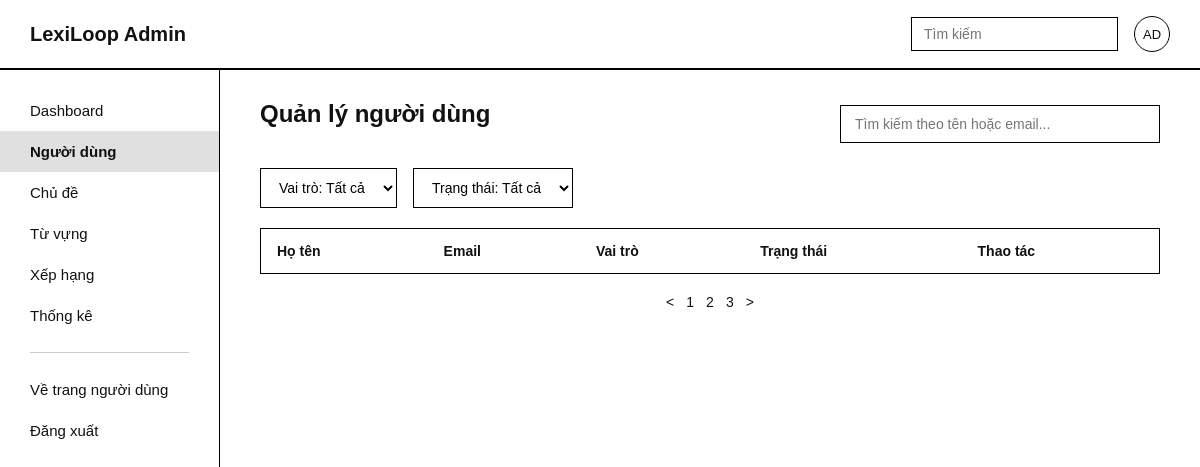
The page /pages/admin/D_Quanlynguoidung.php on the database as committed earlier.
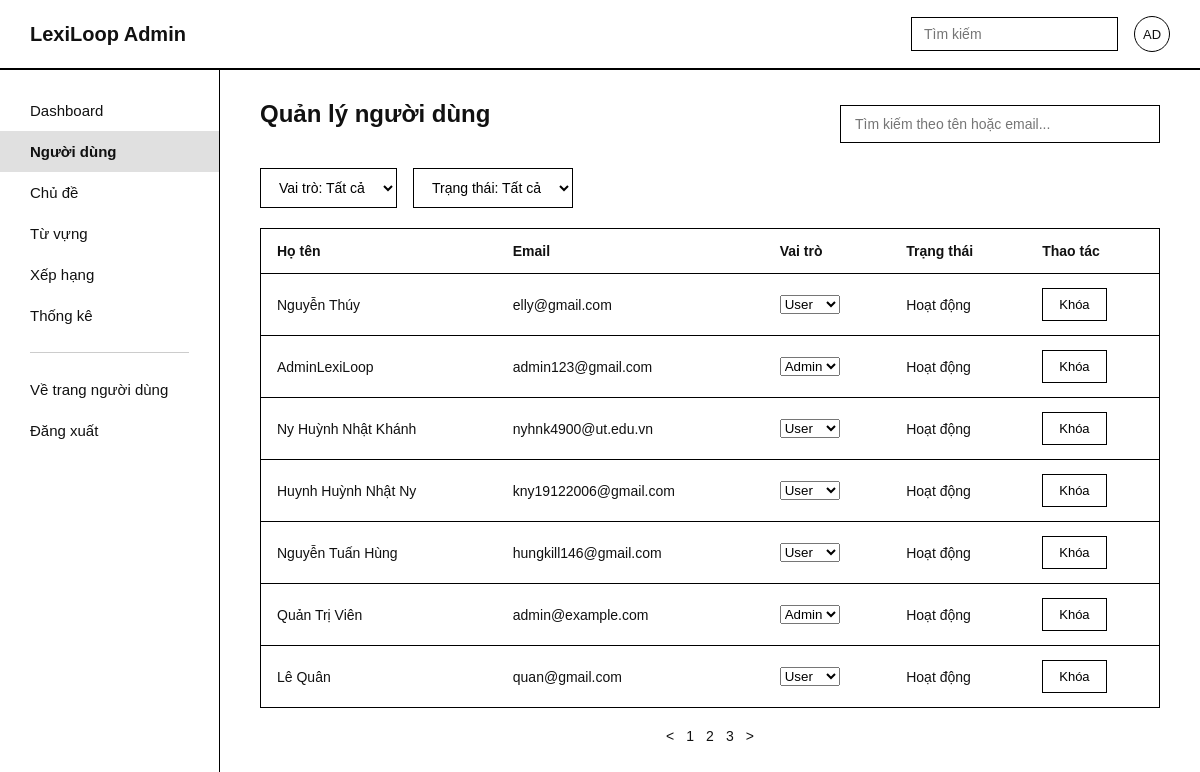
The same page on the database as committed later.
### tables this page shows
CREATE TABLE `Users` (
  `userID` int NOT NULL,
  `email` varchar(50) NOT NULL,
  `password_hash` varchar(300) NOT NULL,
  `full_name` varchar(100) DEFAULT NULL,
  `avatar_url` varchar(250) DEFAULT NULL,
  `role` enum('user','admin') DEFAULT 'user',
  `status` enum('active','locked') DEFAULT 'active',
  `created_at` datetime DEFAULT CURRENT_TIMESTAMP,
  `update_at` datetime DEFAULT CURRENT_TIMESTAMP ON UPDATE CURRENT_TIMESTAMP,
  `daily_reminder_enabled` tinyint DEFAULT '1',
  `reminder_time` time DEFAULT '20:00:00',
  `daily_target_words` int DEFAULT '20',
  `level` int DEFAULT '0'
);

### pages/admin/D_Quanlynguoidung.php (the view, shortened to what this page needs)
<?php
require_once($_SERVER['DOCUMENT_ROOT'] . "/Connect.php");
$sqlDanhSach = "SELECT userID, full_name, email, role, status FROM Users ORDER BY created_at DESC";
$ketQuaDanhSach = mysqli_query($link, $sqlDanhSach);
?>
<!doctype html>
<html lang="vi">
  <head>
    <link
      rel="stylesheet"
      type="text/css"
      href="../../CSS/D_Quanlynguoidung.css"
    />
  </head>
  <body>
    <div class="D_Quanlynguoidung_Wrapper">
      <header class="D_Quanlynguoidung_Topbar">
        <div class="D_Quanlynguoidung_Logo">LexiLoop Admin</div>
        <div class="D_Quanlynguoidung_TopbarPhai">
          <input
            type="text"
            class="D_Quanlynguoidung_TimKiem"
            placeholder="Tìm kiếm"
          />
          <div class="D_Quanlynguoidung_Avatar">AD</div>
        </div>
      </header>
      <div class="D_Quanlynguoidung_Body">
        <nav class="D_Quanlynguoidung_Sidebar">
          <a href="D_Dashboard_admin.php" class="D_Quanlynguoidung_MucMenu"
            >Dashboard</a
          >
          <a
            href="D_Quanlynguoidung.php"
            class="D_Quanlynguoidung_MucMenu D_Quanlynguoidung_DangChon"
            >Người dùng</a
          >
          <a href="D_Quanlychude.php" class="D_Quanlynguoidung_MucMenu"
            >Chủ đề</a
          >
          <a href="D_Quanlytuvung.php" class="D_Quanlynguoidung_MucMenu"
            >Từ vựng</a
          >
          <a href="D_Xephang.php" class="D_Quanlynguoidung_MucMenu"
            >Xếp hạng</a
          >
          <a href="D_Thongkehethong.php" class="D_Quanlynguoidung_MucMenu"
            >Thống kê</a
          >
          <hr class="D_Quanlynguoidung_GachNgang" />
          <a href="../user/C_Dashboard_user.php" class="D_Quanlynguoidung_MucMenu"
            >Về trang người dùng</a
          >
          <a href="../auth/A_DangXuat.php" class="D_Quanlynguoidung_MucMenu"
            >Đăng xuất</a
          >
        </nav>
        <main class="D_Quanlynguoidung_NoiDung">
          <div class="D_Quanlynguoidung_HangTieuDe">
            <h1 class="D_Quanlynguoidung_TieuDe">Quản lý người dùng</h1>
            <input
              type="text"
              id="D_Quanlynguoidung_OTimKiem"
              class="D_Quanlynguoidung_OTimKiem"
              placeholder="Tìm kiếm theo tên hoặc email..."
            />
          </div>
          <div class="D_Quanlynguoidung_HangLoc">
            <select
              id="D_Quanlynguoidung_LocVaiTro"
              class="D_Quanlynguoidung_Loc"
            >
              <option value="tat_ca">Vai trò: Tất cả</option>
            </select>
            <select
              id="D_Quanlynguoidung_LocTrangThai"
              class="D_Quanlynguoidung_Loc"
            >
              <option value="tat_ca">Trạng thái: Tất cả</option>
            </select>
          </div>
          <table class="D_Quanlynguoidung_Bang">
            <thead>
              <tr>
                <th>Họ tên</th>
                <th>Email</th>
                <th>Vai trò</th>
                <th>Trạng thái</th>
                <th>Thao tác</th>
              </tr>
            </thead>
            <tbody id="D_Quanlynguoidung_ThanBang">
              <?php while ($hang = mysqli_fetch_assoc($ketQuaDanhSach)):
                  $trangThaiData = $hang["status"] === "active" ? "hoat_dong" : "da_khoa";
                  $trangThaiHienThi = $hang["status"] === "active" ? "Hoạt động" : "Đã khóa";
                  $textNut = $hang["status"] === "active" ? "Khóa" : "Mở khóa";
              ?>
                <tr data-vaitro="<?php echo htmlspecialchars($hang["role"]); ?>" data-trangthai="<?php echo $trangThaiData; ?>">
                  <td><?php echo htmlspecialchars($hang["full_name"] ?? ""); ?></td>
                  <td><?php echo htmlspecialchars($hang["email"]); ?></td>
                  <td>
                    <form method="post" action="D_Quanlynguoidung.php" style="display:inline">
                      <select name="vaitro" onchange="this.form.submit()">
                        <option value="user" <?php echo $hang["role"] === "user" ? "selected" : ""; ?>>User</option>
                        <option value="admin" <?php echo $hang["role"] === "admin" ? "selected" : ""; ?>>Admin</option>
                      </select>
                    </form>
                  </td>
                  <td class="D_Quanlynguoidung_OTrangThai"><?php echo $trangThaiHienThi; ?></td>
                  <td>
                    <form method="post" action="D_Quanlynguoidung.php" style="display:inline">
                      <button class="D_Quanlynguoidung_NutKhoa" type="submit">
                        <?php echo $textNut; ?>
                      </button>
                    </form>
                  </td>
                </tr>
              <?php endwhile; ?>
            </tbody>
          </table>
          <div class="D_Quanlynguoidung_PhanTrang">
            <span>&lt;</span> <span>1</span> <span>2</span> <span>3</span>
            <span>&gt;</span>
          </div>
        </main>
      </div>
    </div>
  </body>
</html>

### CSS/D_Quanlynguoidung.css (style rules this page uses)
* { box-sizing: border-box; margin: 0; padding: 0; }
body { font-family: Arial, Helvetica, sans-serif; color: #111111; background-color: #ffffff; }
.D_Quanlynguoidung_Wrapper { min-height: 100vh; }
.D_Quanlynguoidung_Topbar { display: flex; align-items: center; justify-content: space-between; padding: 16px 30px; border-bottom: 2px solid #000000; }
.D_Quanlynguoidung_Logo { font-size: 20px; font-weight: bold; }
.D_Quanlynguoidung_TopbarPhai { display: flex; align-items: center; gap: 16px; }
.D_Quanlynguoidung_TimKiem { padding: 8px 12px; border: 1px solid #000000; font-size: 14px; }
.D_Quanlynguoidung_Avatar { width: 36px; height: 36px; border-radius: 50%; border: 1px solid #000000; display: flex; align-items: center; justify-content: center; font-size: 13px; }
.D_Quanlynguoidung_Body { display: flex; }
.D_Quanlynguoidung_Sidebar { width: 220px; border-right: 1px solid #000000; min-height: calc(100vh - 69px); padding: 20px 0; display: flex; flex-direction: column; }
.D_Quanlynguoidung_MucMenu { display: block; padding: 12px 30px; color: #111111; text-decoration: none; font-size: 15px; }
.D_Quanlynguoidung_DangChon { background-color: #e0e0e0; font-weight: bold; }
.D_Quanlynguoidung_GachNgang { border: none; border-top: 1px solid #cccccc; margin: 16px 30px; }
.D_Quanlynguoidung_NoiDung { flex: 1; padding: 30px 40px; }
.D_Quanlynguoidung_TieuDe { font-size: 24px; margin-bottom: 20px; }
.D_Quanlynguoidung_HangTieuDe { display: flex; align-items: center; justify-content: space-between; margin-bottom: 20px; }
.D_Quanlynguoidung_OTimKiem { padding: 10px 14px; border: 1px solid #000000; width: 320px; font-size: 14px; }
.D_Quanlynguoidung_HangLoc { display: flex; gap: 16px; margin-bottom: 20px; }
.D_Quanlynguoidung_Loc { padding: 10px 14px; border: 1px solid #000000; font-size: 14px; background-color: #ffffff; }
.D_Quanlynguoidung_Bang { width: 100%; border-collapse: collapse; border: 1px solid #000000; margin-bottom: 20px; }
.D_Quanlynguoidung_Bang th, .D_Quanlynguoidung_Bang td { text-align: left; padding: 14px 16px; border-bottom: 1px solid #000000; font-size: 14px; }
.D_Quanlynguoidung_Bang thead th { font-weight: bold; }
.D_Quanlynguoidung_NutKhoa { padding: 8px 16px; border: 1px solid #000000; background-color: #ffffff; cursor: pointer; font-size: 13px; }
.D_Quanlynguoidung_PhanTrang { display: flex; justify-content: center; gap: 12px; font-size: 14px; }

Rows that differ between the two databases and show on the page:
added users: full_name "Nguyễn Thúy", email "elly@gmail.com", vaitro "User", status "Hoạt động", status "Khóa"
added users: full_name "AdminLexiLoop", email "admin123@gmail.com", vaitro "Admin", status "Hoạt động", status "Khóa"
added users: full_name "Ny Huỳnh Nhật Khánh", email "nyhnk4900@ut.edu.vn", vaitro "User", status "Hoạt động", status "Khóa"
added users: full_name "Huynh Huỳnh Nhật Ny", email "kny19122006@gmail.com", vaitro "User", status "Hoạt động", status "Khóa"
added users: full_name "Nguyễn Tuấn Hùng", email "hungkill146@gmail.com", vaitro "User", status "Hoạt động", status "Khóa"
added users: full_name "Quản Trị Viên", email "admin@example.com", vaitro "Admin", status "Hoạt động", status "Khóa"
added users: full_name "Lê Quân", email "quan@gmail.com", vaitro "User", status "Hoạt động", status "Khóa"
